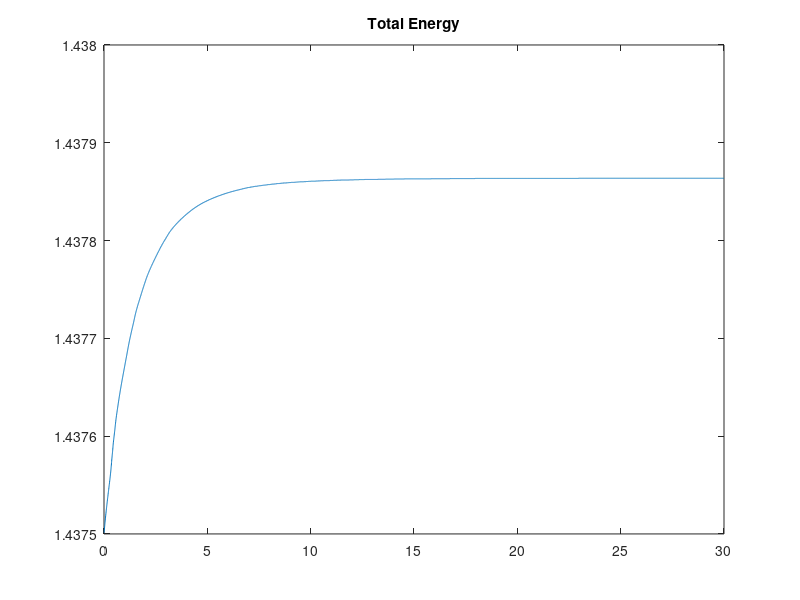
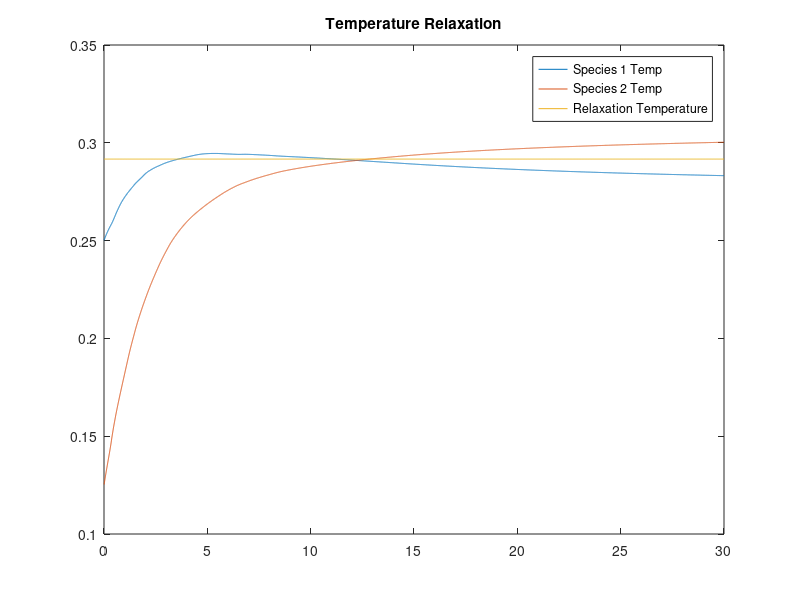
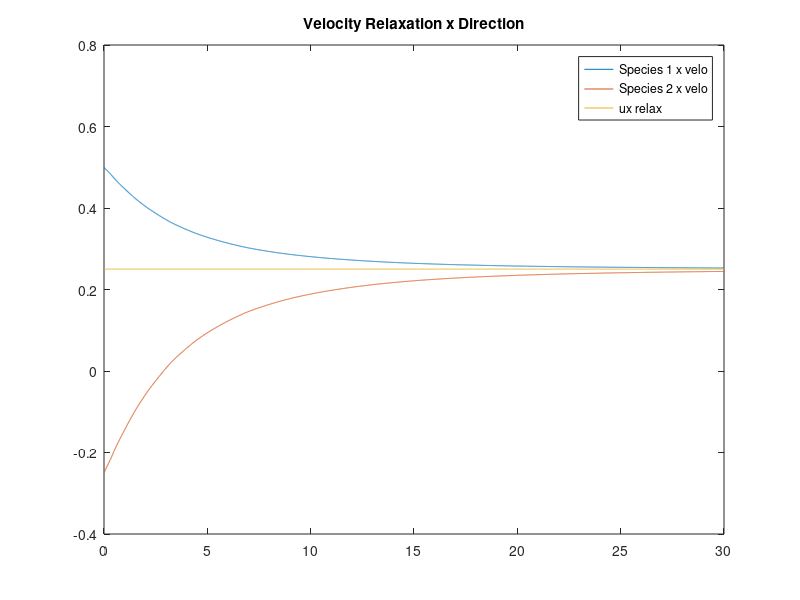
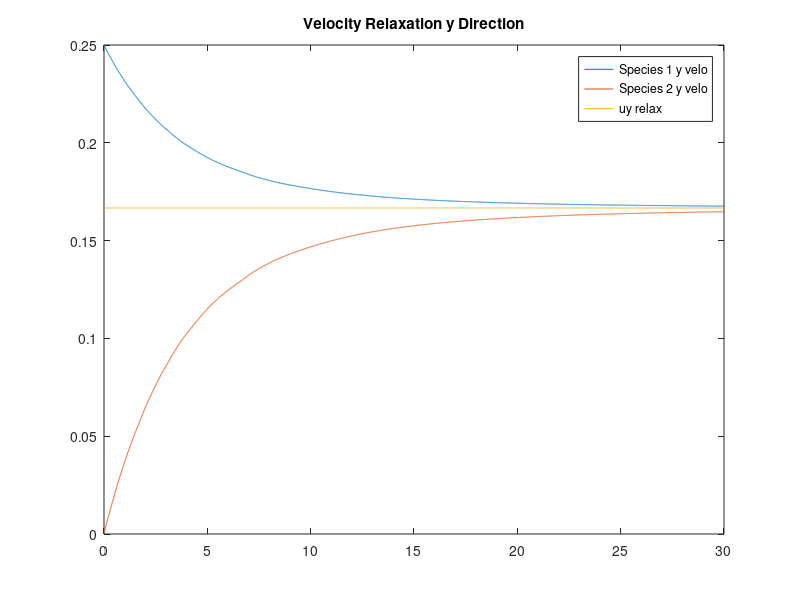

The MATLAB script that drew these images, in order:
clc
clear all
close all


%gamma = 0
%data_n_40 = load("multi_species_particle_2d_Coulomb_n_40_Example_8_gamma_0_dv1_0.2_dv2_0.2_dt_0.0025tmax20.mat");

%gamma = -1
%data_n_40 = load("multi_species_particle_2d_Coulomb_n_40_Example_4_gamma_-1_dv1_0.2_dv2_0.2_dt_0.01tmax5.mat");

%gamma = -2
%data_n_40 = load("multi_species_particle_2d_Coulomb_n_40_Example_4_gamma_-2_dv1_0.2_dv2_0.2_dt_0.01tmax5.mat");

%gamma = -3
data_n_40 = load("multi_species_particle_2d_Coulomb_n_40_Example_8_gamma_-3_dv1_0.2_dv2_0.2_dt_0.005tmax30.mat");

error_list_s1_n_40 = data_n_40.error_list_s1;
error_list_s2_n_40 = data_n_40.error_list_s2;

% %Species 1 energy 
% figure 
% plot(error_list_s1_n_40(:,1),error_list_s1_n_40(:,6));
% title('Energy Species1')
% 
% %Species 2 energy 
% figure 
% plot(error_list_s2_n_40(:,1),error_list_s2_n_40(:,6));
% title('Energy Species1')

% Total Energy
figure
plot(error_list_s1_n_40(:,1),error_list_s1_n_40(:,6)+error_list_s2_n_40(:,6))
title('Total Energy')

T0 = data_n_40.T_relax;
T0vec = zeros(length(error_list_s2_n_40(:,1)),1);
T0vec = T0vec + T0;

% Plots of temperature
figure 
plot(error_list_s1_n_40(:,1),error_list_s1_n_40(:,7),'DisplayName','Species 1 Temp') 
hold on
plot(error_list_s2_n_40(:,1),error_list_s2_n_40(:,7),'Displayname','Species 2 Temp')
hold on
plot(error_list_s1_n_40(:,1),T0vec,'DisplayName','Relaxation Temperature')
title('Temperature Relaxation')
legend
hold off


% Plots of velocities error list 4 and 5
u0 = data_n_40.u0;

ux_relax = data_n_40.ux_relax;
uy_relax = data_n_40.uy_relax;

ux0vec = zeros(length(error_list_s1_n_40(:,1)),1);
uy0vec = zeros(length(error_list_s1_n_40(:,1)),1);

ux0vec = ux0vec + ux_relax;
uy0vec = uy0vec + uy_relax;


figure 
plot(error_list_s1_n_40(:,1),error_list_s1_n_40(:,4),'DisplayName','Species 1 x velo')
hold on
plot(error_list_s2_n_40(:,1),error_list_s2_n_40(:,4),'DisplayName','Species 2 x velo')
hold on 
plot(error_list_s1_n_40(:,1),ux0vec,'DisplayName','ux relax')
title('Velocity Relaxation x Direction')
legend


figure 
plot(error_list_s1_n_40(:,1),error_list_s1_n_40(:,5),'DisplayName','Species 1 y velo')
hold on
plot(error_list_s2_n_40(:,1),error_list_s2_n_40(:,5),'DisplayName','Species 2 y velo')
hold on 
plot(error_list_s1_n_40(:,1),uy0vec,'DisplayName','uy relax')
title('Velocity Relaxation y Direction')
legend


% Plots of entropy and total entropy 

figure 
plot(error_list_s1_n_40(:,1),error_list_s1_n_40(:,8),'DisplayName','Species 1 Entropy')
hold on 
plot(error_list_s2_n_40(:,1),error_list_s2_n_40(:,8),'DisplayName','Species 2 Entropy')
hold on  
plot(error_list_s1_n_40(:,1),error_list_s1_n_40(:,8)+error_list_s2_n_40(:,8),'DisplayName','Total Entropy')
xlabel('Time')
ylabel('Entropy')
title('Time Evolution of Entropy')
legend
hold off


vr1x = data_n_40.vr1x;
vr2x = data_n_40.vr2x;

vr1y = data_n_40.vr1y;
vr2y = data_n_40.vr2y;

dv1 = data_n_40.dv1;
dv2 = data_n_40.dv2;

Nr = data_n_40.Nr;
% Solution at final time
f1 = data_n_40.f1;
f2 = data_n_40.f2;

% Initial Condition
f1_0 = data_n_40.f1_0;
f2_0 = data_n_40.f2_0;


Nt = data_n_40.Nt;

figure
plot(vr1x,f1(:,Nr/2),'DisplayName',['f1(:,Nr/2) at t = ',num2str(error_list_s1_n_40(Nt,1))]) 
legend
hold on 
plot(vr1x,f1_0(:,Nr/2), 'DisplayName','Initial Condition')
title('f1(:,Nr/2)')

figure
plot(vr2x,f2(:,Nr/2),'DisplayName',['f2(:,Nr/2) at t = ',num2str(error_list_s2_n_40(Nt,1))])
legend
hold on 
plot(vr2x,f2_0(:,Nr/2),'DisplayName','Initial Condition')
title('f2(:,Nr/2)')

figure
plot(vr1y,f1(Nr/2,:),'DisplayName',['f1(Nr/2,:) at t = ',num2str(error_list_s1_n_40(Nt,1))]) 
legend
hold on 
plot(vr1y,f1_0(Nr/2,:), 'DisplayName','Initial Condition')
title('f1(Nr/2,:)')

figure
plot(vr2y,f2(Nr/2,:),'DisplayName',['f2(Nr/2,:) at t = ',num2str(error_list_s2_n_40(Nt,1))])
legend
hold on 
plot(vr2y,f2_0(Nr/2,:),'DisplayName','Initial Condition')
title('f2(Nr/2,:)')





